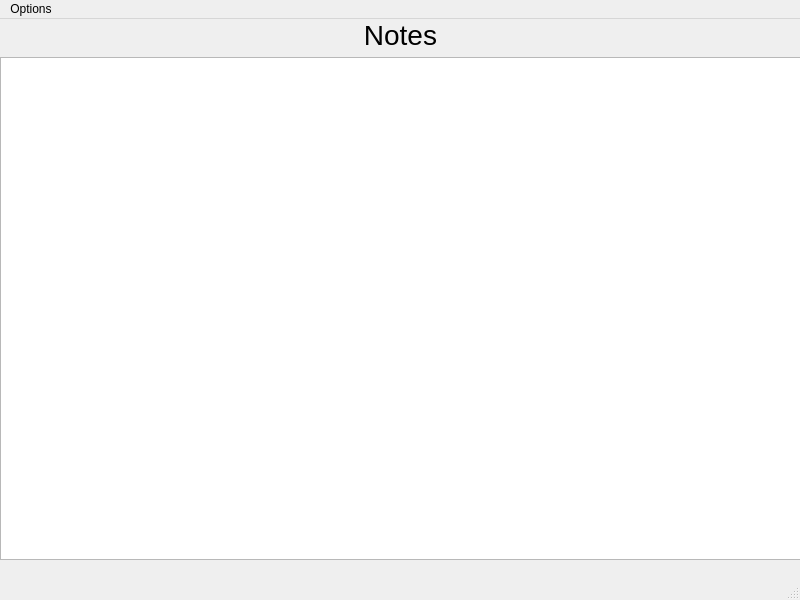
<?xml version="1.0" encoding="UTF-8"?>
<ui version="4.0">
 <class>MainWindow</class>
 <widget class="QMainWindow" name="MainWindow">
  <property name="geometry">
   <rect>
    <x>0</x>
    <y>0</y>
    <width>800</width>
    <height>600</height>
   </rect>
  </property>
  <property name="windowTitle">
   <string>Заметки</string>
  </property>
  <widget class="QWidget" name="centralwidget">
   <widget class="QWidget" name="layoutWidget">
    <property name="geometry">
     <rect>
      <x>0</x>
      <y>0</y>
      <width>801</width>
      <height>541</height>
     </rect>
    </property>
    <layout class="QVBoxLayout" name="verticalLayout">
     <item>
      <widget class="QLabel" name="label">
       <property name="font">
        <font>
         <pointsize>21</pointsize>
        </font>
       </property>
       <property name="text">
        <string>&lt;html&gt;&lt;head/&gt;&lt;body&gt;&lt;p align=&quot;center&quot;&gt;Notes&lt;/p&gt;&lt;/body&gt;&lt;/html&gt;</string>
       </property>
      </widget>
     </item>
     <item>
      <widget class="QListWidget" name="listWidget"/>
     </item>
    </layout>
   </widget>
  </widget>
  <widget class="QMenuBar" name="menubar">
   <property name="geometry">
    <rect>
     <x>0</x>
     <y>0</y>
     <width>800</width>
     <height>26</height>
    </rect>
   </property>
   <property name="defaultUp">
    <bool>false</bool>
   </property>
   <widget class="QMenu" name="menuefrrg">
    <property name="title">
     <string>Options</string>
    </property>
    <addaction name="newNote"/>
    <addaction name="separator"/>
    <addaction name="updateButton"/>
    <addaction name="separator"/>
    <addaction name="actionthrhrt"/>
    <addaction name="separator"/>
    <addaction name="exitButton"/>
   </widget>
   <addaction name="menuefrrg"/>
  </widget>
  <widget class="QStatusBar" name="statusbar"/>
  <action name="newNote">
   <property name="text">
    <string>New note</string>
   </property>
  </action>
  <action name="actionthrhrt">
   <property name="text">
    <string>Sync</string>
   </property>
  </action>
  <action name="exitButton">
   <property name="text">
    <string>Exit</string>
   </property>
  </action>
  <action name="updateButton">
   <property name="text">
    <string>Update note list</string>
   </property>
  </action>
 </widget>
 <resources/>
 <connections/>
</ui>
